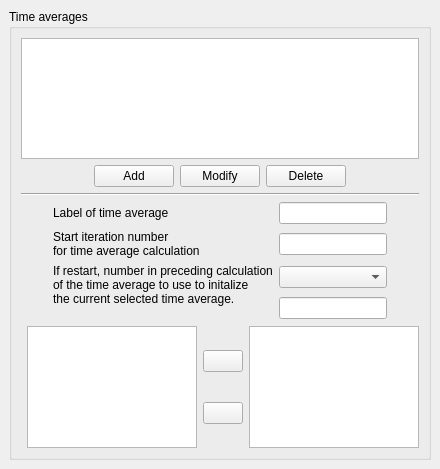
<ui version="4.0" >
 <class>TimeAveragesForm</class>
 <widget class="QWidget" name="TimeAveragesForm" >
  <property name="geometry" >
   <rect>
    <x>0</x>
    <y>0</y>
    <width>440</width>
    <height>469</height>
   </rect>
  </property>
  <property name="acceptDrops" >
   <bool>true</bool>
  </property>
  <property name="windowTitle" >
   <string>Form</string>
  </property>
  <layout class="QGridLayout" >
   <property name="margin" >
    <number>9</number>
   </property>
   <property name="spacing" >
    <number>6</number>
   </property>
   <item row="0" column="0" >
    <widget class="QGroupBox" name="groupBox" >
     <property name="title" >
      <string>Time averages</string>
     </property>
     <layout class="QGridLayout" >
      <property name="margin" >
       <number>9</number>
      </property>
      <property name="spacing" >
       <number>6</number>
      </property>
      <item row="4" column="4" >
       <spacer>
        <property name="orientation" >
         <enum>Qt::Horizontal</enum>
        </property>
        <property name="sizeHint" >
         <size>
          <width>16</width>
          <height>95</height>
         </size>
        </property>
       </spacer>
      </item>
      <item row="4" column="2" >
       <layout class="QVBoxLayout" >
        <property name="margin" >
         <number>0</number>
        </property>
        <property name="spacing" >
         <number>6</number>
        </property>
        <item>
         <widget class="QPushButton" name="pushButtonAddVar" >
          <property name="text" >
           <string/>
          </property>
          <property name="icon" >
           <iconset resource="resources_pages.qrc" >:/new/prefix1/icons/32x32/go-next.png</iconset>
          </property>
         </widget>
        </item>
        <item>
         <widget class="QPushButton" name="pushButtonSuppressVar" >
          <property name="text" >
           <string/>
          </property>
          <property name="icon" >
           <iconset resource="resources_pages.qrc" >:/new/prefix1/icons/32x32/go-previous.png</iconset>
          </property>
         </widget>
        </item>
       </layout>
      </item>
      <item row="4" column="3" >
       <widget class="QListView" name="listViewDrop" >
        <property name="alternatingRowColors" >
         <bool>true</bool>
        </property>
       </widget>
      </item>
      <item row="4" column="1" >
       <widget class="QListView" name="listViewDrag" >
        <property name="alternatingRowColors" >
         <bool>true</bool>
        </property>
       </widget>
      </item>
      <item row="4" column="0" >
       <spacer>
        <property name="orientation" >
         <enum>Qt::Horizontal</enum>
        </property>
        <property name="sizeHint" >
         <size>
          <width>16</width>
          <height>95</height>
         </size>
        </property>
       </spacer>
      </item>
      <item row="3" column="0" colspan="4" >
       <layout class="QHBoxLayout" >
        <property name="margin" >
         <number>0</number>
        </property>
        <property name="spacing" >
         <number>6</number>
        </property>
        <item>
         <spacer>
          <property name="orientation" >
           <enum>Qt::Horizontal</enum>
          </property>
          <property name="sizeHint" >
           <size>
            <width>17</width>
            <height>17</height>
           </size>
          </property>
         </spacer>
        </item>
        <item>
         <layout class="QGridLayout" >
          <property name="margin" >
           <number>0</number>
          </property>
          <property name="spacing" >
           <number>6</number>
          </property>
          <item row="0" column="0" >
           <widget class="QLabel" name="labelAverage" >
            <property name="text" >
             <string>Label of time average </string>
            </property>
           </widget>
          </item>
          <item row="0" column="1" >
           <widget class="QLineEdit" name="lineEditAverage" >
            <property name="toolTip" >
             <string>To give a name for the choosen time average</string>
            </property>
           </widget>
          </item>
          <item row="1" column="0" >
           <widget class="QLabel" name="labelStart" >
            <property name="toolTip" >
             <string>Code_Saturne key word: NTDMOM(IMOM)</string>
            </property>
            <property name="text" >
             <string>Start iteration number
for time average calculation</string>
            </property>
           </widget>
          </item>
          <item row="1" column="1" >
           <widget class="QLineEdit" name="lineEditStart" >
            <property name="toolTip" >
             <string>Code_Saturne key word: NTDMOM(IMOM)</string>
            </property>
           </widget>
          </item>
          <item rowspan="2" row="2" column="0" >
           <widget class="QLabel" name="labelRestart" >
            <property name="toolTip" >
             <string>Code_Saturne key word: IMOOLD(IMOM)</string>
            </property>
            <property name="text" >
             <string>If restart, number in preceding calculation
of the time average to use to initalize
the current selected time average.
</string>
            </property>
           </widget>
          </item>
          <item row="2" column="1" >
           <widget class="QComboBox" name="comboBoxIMOOLD" />
          </item>
          <item row="3" column="1" >
           <widget class="QLineEdit" name="lineEditRestart" >
            <property name="toolTip" >
             <string>Code_Saturne key word: IMOOLD(IMOM)</string>
            </property>
           </widget>
          </item>
         </layout>
        </item>
        <item>
         <spacer>
          <property name="orientation" >
           <enum>Qt::Horizontal</enum>
          </property>
          <property name="sizeHint" >
           <size>
            <width>17</width>
            <height>17</height>
           </size>
          </property>
         </spacer>
        </item>
       </layout>
      </item>
      <item row="2" column="0" colspan="4" >
       <widget class="Line" name="line" >
        <property name="orientation" >
         <enum>Qt::Horizontal</enum>
        </property>
       </widget>
      </item>
      <item row="1" column="0" colspan="4" >
       <layout class="QHBoxLayout" >
        <property name="margin" >
         <number>0</number>
        </property>
        <property name="spacing" >
         <number>6</number>
        </property>
        <item>
         <spacer>
          <property name="orientation" >
           <enum>Qt::Horizontal</enum>
          </property>
          <property name="sizeHint" >
           <size>
            <width>40</width>
            <height>20</height>
           </size>
          </property>
         </spacer>
        </item>
        <item>
         <layout class="QHBoxLayout" >
          <property name="margin" >
           <number>0</number>
          </property>
          <property name="spacing" >
           <number>6</number>
          </property>
          <item>
           <widget class="QPushButton" name="pushButtonAdd" >
            <property name="text" >
             <string>Add</string>
            </property>
           </widget>
          </item>
          <item>
           <widget class="QPushButton" name="pushButtonEdit" >
            <property name="text" >
             <string>Modify</string>
            </property>
           </widget>
          </item>
          <item>
           <widget class="QPushButton" name="pushButtonDelete" >
            <property name="text" >
             <string>Delete</string>
            </property>
           </widget>
          </item>
         </layout>
        </item>
        <item>
         <spacer>
          <property name="orientation" >
           <enum>Qt::Horizontal</enum>
          </property>
          <property name="sizeHint" >
           <size>
            <width>40</width>
            <height>20</height>
           </size>
          </property>
         </spacer>
        </item>
       </layout>
      </item>
      <item row="0" column="0" colspan="4" >
       <widget class="QTreeView" name="treeViewAverage" >
        <property name="alternatingRowColors" >
         <bool>true</bool>
        </property>
        <property name="indentation" >
         <number>0</number>
        </property>
        <property name="rootIsDecorated" >
         <bool>false</bool>
        </property>
       </widget>
      </item>
     </layout>
    </widget>
   </item>
   <item row="1" column="0" >
    <spacer>
     <property name="orientation" >
      <enum>Qt::Vertical</enum>
     </property>
     <property name="sizeHint" >
      <size>
       <width>396</width>
       <height>16</height>
      </size>
     </property>
    </spacer>
   </item>
  </layout>
 </widget>
 <resources>
  <include location="resources_pages.qrc" />
 </resources>
 <connections/>
</ui>
